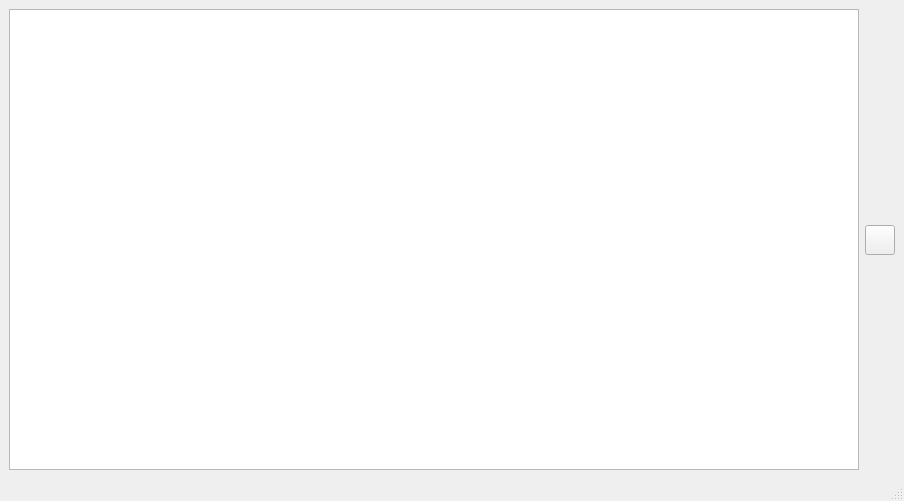
<?xml version="1.0" encoding="UTF-8"?>
<ui version="4.0">
 <class>MainWindow</class>
 <widget class="QMainWindow" name="MainWindow">
  <property name="geometry">
   <rect>
    <x>0</x>
    <y>0</y>
    <width>904</width>
    <height>501</height>
   </rect>
  </property>
  <property name="windowTitle">
   <string>MainWindow</string>
  </property>
  <widget class="QWidget" name="centralwidget">
   <layout class="QHBoxLayout" name="horizontalLayout">
    <item>
     <widget class="QTableWidget" name="tableWidget"/>
    </item>
    <item>
     <layout class="QVBoxLayout" name="verticalLayout">
      <item>
       <spacer name="verticalSpacer">
        <property name="orientation">
         <enum>Qt::Vertical</enum>
        </property>
        <property name="sizeHint" stdset="0">
         <size>
          <width>20</width>
          <height>40</height>
         </size>
        </property>
       </spacer>
      </item>
      <item>
       <widget class="QPushButton" name="refresh_pushButton">
        <property name="minimumSize">
         <size>
          <width>30</width>
          <height>30</height>
         </size>
        </property>
        <property name="maximumSize">
         <size>
          <width>30</width>
          <height>30</height>
         </size>
        </property>
        <property name="text">
         <string/>
        </property>
       </widget>
      </item>
      <item>
       <spacer name="verticalSpacer_2">
        <property name="orientation">
         <enum>Qt::Vertical</enum>
        </property>
        <property name="sizeHint" stdset="0">
         <size>
          <width>20</width>
          <height>40</height>
         </size>
        </property>
       </spacer>
      </item>
     </layout>
    </item>
   </layout>
  </widget>
  <widget class="QMenuBar" name="menubar">
   <property name="geometry">
    <rect>
     <x>0</x>
     <y>0</y>
     <width>904</width>
     <height>24</height>
    </rect>
   </property>
  </widget>
  <widget class="QStatusBar" name="statusbar"/>
 </widget>
 <resources/>
 <connections>
  <connection>
   <sender>refresh_pushButton</sender>
   <signal>clicked()</signal>
   <receiver>MainWindow</receiver>
   <slot>refresh_button_clicked()</slot>
   <hints>
    <hint type="sourcelabel">
     <x>877</x>
     <y>251</y>
    </hint>
    <hint type="destinationlabel">
     <x>877</x>
     <y>349</y>
    </hint>
   </hints>
  </connection>
 </connections>
 <slots>
  <slot>refresh_button_clicked()</slot>
 </slots>
</ui>
